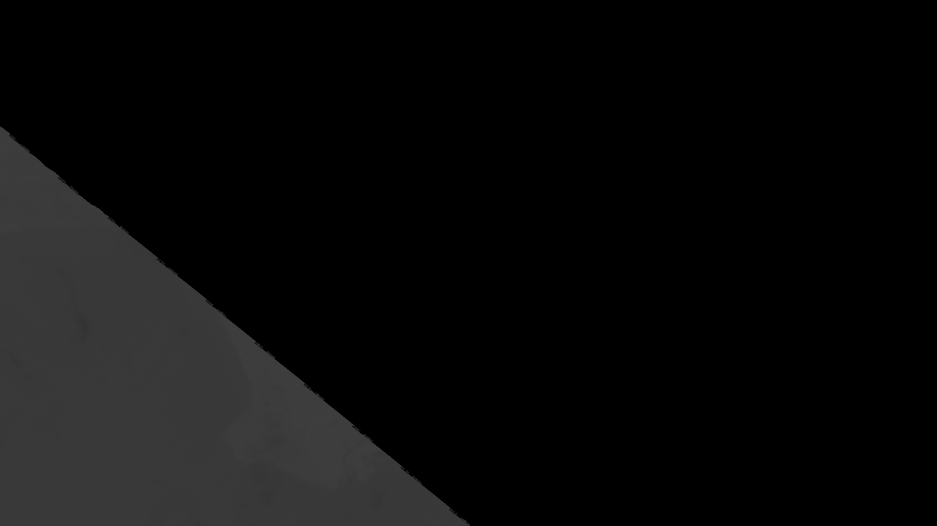
#> input picture LA_2023_07_08/LST/ECO_L2_LSTE.002_LST_doy2023172202153_aid0001.tif, 1873 x 1052 px (shown at 1/2 size); its folder holds 4 pictures in this run
$ jupyter execute --allow-errors Demonstration_ECOSTRESS_masking.ipynb
#> lines starting #> are read from the running program, lines starting #| are printed output that depends on the picture
# ECOSTRESS SATM Demonstration

Author : Quentin Dehaene, partly based off Caroline Baumann

This demonstration will be focused on displaying a typical usecase for ECOSTRESS images: the selection of the usable images for a time series of LST over Los Angeles.

### First steps : import and display

[cell 1]
# Import cell
import rasterio
import rioxarray as rxr
import os
import matplotlib.pyplot as plt
import matplotlib.image as mpimg
import numpy as np
from datetime import datetime,timedelta
from matplotlib.colors import ListedColormap
import rioxarray.merge as rxr_merge
import matplotlib.animation as animation
from matplotlib import rc
from mpl_toolkits.axes_grid1 import make_axes_locatable
import re

Defining directories

[cell 2]
LST_folder = 'LA_2023_07_08/LST'
QC_folder = 'LA_2023_07_08/QC'
cloud_mask_folder = 'LA_2023_07_08/cloud_mask'
water_mask_folder ='LA_2023_07_08/water_mask'
LST_masked_folder = 'LA_2023_07_08/LST_masked'

Dsiplay the granules in the LST directory :

[cell 3]
for filename in os.listdir(LST_folder):
  if filename.endswith('.tif'):
    img_path = os.path.join(LST_folder, filename)
    lst_img = mpimg.imread(img_path)
#> lst_img is the input picture: shape (1052, 1873) uint16; min 0, max 16455, mean 2823.3
    img_min = lst_img.min()
#> img_min = 0

    vmin = max(img_min, 273.15*50) # to be able to distinguish anything on images with NaNs, we'll ensure that the minimum of the scale is 0°C
#> vmin = 13657.5

    plt.figure()
    plt.imshow(lst_img, cmap='rainbow',vmin = vmin)
    plt.colorbar(label='LSTx 50')
    plt.title(filename[:-12])
    plt.show()
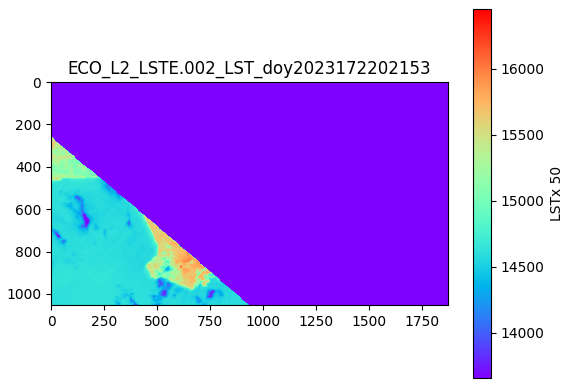
#> figure drawn by matplotlib, 2 panels
#> pass 2 of the loop `for filename in os.listdir(LST_folder):`:
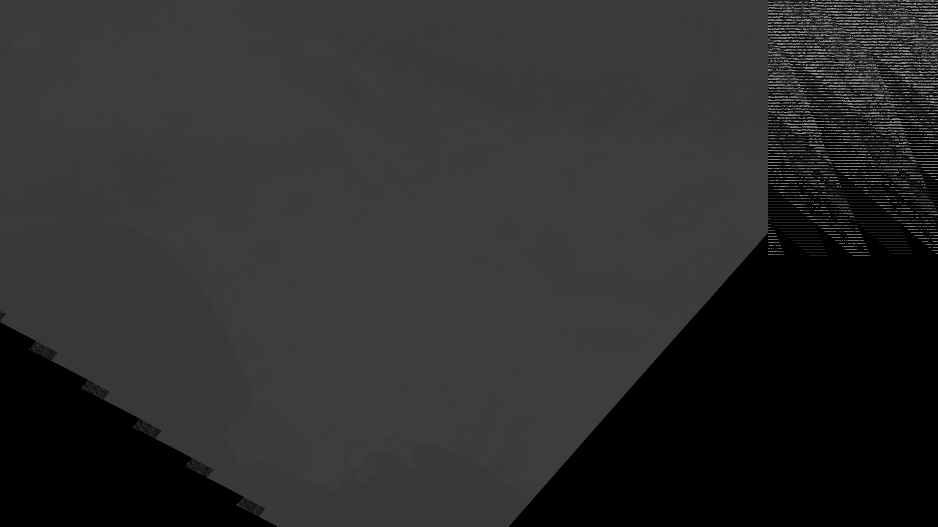
#> input picture LA_2023_07_08/LST/ECO_L2_LSTE.002_LST_doy2023173193234_aid0001.tif, 1875 x 1053 px (shown at 1/2 size)
#> lst_img is the input picture: shape (1053, 1875) uint16; min 0, max 16340, mean 11214
#> `plt.show()`:
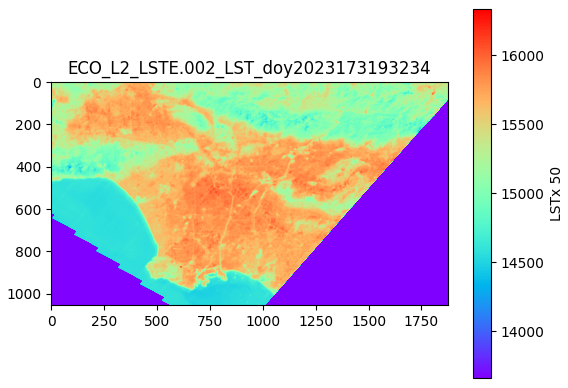
#> figure drawn by matplotlib, 2 panels
#> pass 3 of the loop `for filename in os.listdir(LST_folder):`:
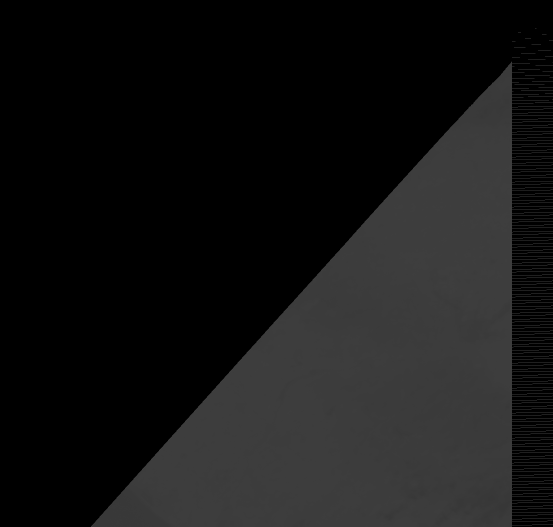
#> input picture LA_2023_07_08/LST/ECO_L2_LSTE.002_LST_doy2023173193326_aid0001.tif, 1106 x 1053 px (shown at 1/2 size)
#> lst_img is the input picture: shape (1053, 1106) uint16; min 0, max 16219, mean 6289.1
#> `plt.show()`:
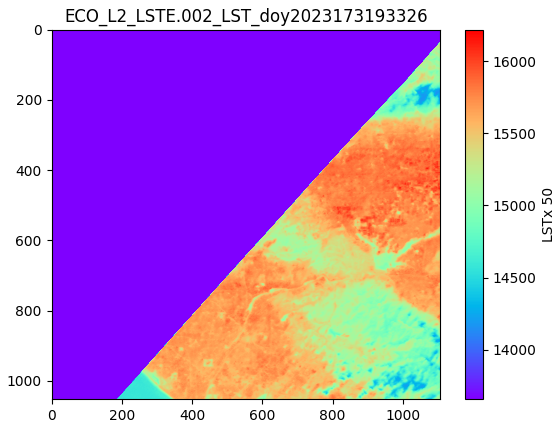
#> figure drawn by matplotlib, 2 panels
#> the loop made 4 passes; the first 3 are shown

Some images are usable as is, some need to be discarded because the overpass is too small compared to the observed area, there could also be scenes too cloudy or too badly geolocated.

### Masking and conversion to Celcius

[cell 4]
# If less than threshold  of the extent is of good quality then we'll discard the scene
threshold = 0.75  # the limit chosen for the matching overpass (0-1)
#> threshold = 0.75

# Create a folder for the discarded files
discarded_folder = 'LA_2023_07_08/discarded'
if not os.path.exists(discarded_folder):
  os.mkdir(discarded_folder)

# Create a folder for the masked files
masked_folder = 'LA_2023_07_08/LST_masked'
if not os.path.exists(masked_folder):
  os.mkdir(masked_folder)

#> (the rest of this cell did not finish here and is left out)

Display the images left after the masking

[cell 5]
# Function to generate a proper title from the file name
def title_from_file(filename):
  time_info = filename.split('_')[5][3:]
  dt = datetime.strptime(time_info, '%Y%j%H%M%S')
  local_dt = dt - timedelta(hours=7)
  formatted_datetime = local_dt.strftime('%Y-%m-%d at %I:%M %p (PST)')
  title = f"LST(K) over LA Area, {formatted_datetime} "

  return title

[cell 6]
for filename in os.listdir(LST_masked_folder):
    if filename.endswith('.tif'):
        lst_file_path = os.path.join(LST_masked_folder, filename)
        with rasterio.open(lst_file_path) as src:
            lst_img = src.read(1)
            vmin = np.nanmin(lst_img)
            if np.isnan(vmin) :
                vmin =  0

        # Create a custom colormap
        custom_cmap = plt.get_cmap('rainbow')
        custom_cmap.set_bad('black')
        custom_cmap.set_over('black')  # Set color for values below vmin to black : water, clouds and non defined pixels


        plt.figure()
        plt.imshow(lst_img, cmap=custom_cmap, vmin=vmin)
        plt.colorbar(label='Land Surface temperature (C)')
        plt.title(title_from_file(filename))
        plt.show()

### Water masking

[cell 7]
for file in os.listdir(LST_masked_folder):
    if file.endswith('.tif') and not file.__contains__('water'):
        lst_file_path = os.path.join(LST_masked_folder,file)
        water_mask_path = os.path.join(water_mask_folder,file.replace('_LST_masked','_water_mask'))

        with rasterio.open(water_mask_path) as water_msk_f :
            water_img = water_msk_f.read(1)
            water_mask = np.where(water_img == 0,1, np.nan) # water mask : 1 for land, NaN for water

        with rasterio.open(lst_file_path) as lst_f :
            lst_img = lst_f.read(1)
            lst_water_masked = lst_img*water_mask
            out_meta = lst_f.meta.copy()

        lst_water_masked_path = lst_file_path.replace('_LST_masked','_LST_watermasked')

        with rasterio.open(lst_water_masked_path,'w',**out_meta) as dst :
            dst.write(lst_water_masked,1)

Display the water masked granules

[cell 8]
for filename in os.listdir(LST_masked_folder):
  if filename.endswith('.tif') and filename.__contains__('watermasked'):
        lst_file_path = os.path.join(LST_masked_folder, filename)
        with rasterio.open(lst_file_path) as src:
            lst_img = src.read(1)
            vmin = np.nanmin(lst_img)
            if np.isnan(vmin) :
                vmin =  0

        # Create a custom colormap
        custom_cmap = plt.get_cmap('rainbow')
        custom_cmap.set_bad('black')
        custom_cmap.set_over('black')  # Set color for values below vmin to black : water, clouds and non defined pixels


        plt.figure()
        plt.imshow(lst_img, cmap=custom_cmap, vmin=vmin)
        plt.colorbar(label='Land Surface temperature (C)')
        plt.title(title_from_file(filename))
        plt.show()

### Animation

Create a short video of all the selected and masked scenes, to illustrate the heatwave.

[cell 9]
rc('animation', html='jshtml')
fig = plt.figure()
ax = fig.add_subplot(111)
ax.set_axis_off()

div = make_axes_locatable(ax)
cax = div.append_axes('right', '5%', '5%')

LST_masked_rasters = [rxr.open_rasterio(os.path.join(LST_masked_folder,filename)).squeeze("band", drop=True) for filename in os.listdir(LST_masked_folder) if filename.endswith('tif')and filename.__contains__('watermasked')]
custom_cmap = plt.colormaps['rainbow'].copy()
custom_cmap.set_under('black')
custom_cmap.set_bad('black')

frames = []
for i in range(len(LST_masked_rasters)):
  LST_data = LST_masked_rasters[i].values
  lst_min = LST_data.min()
  np.nan_to_num(LST_data,copy = False)
  frames.append(LST_data)

#> (the rest of this cell did not finish here and is left out)
